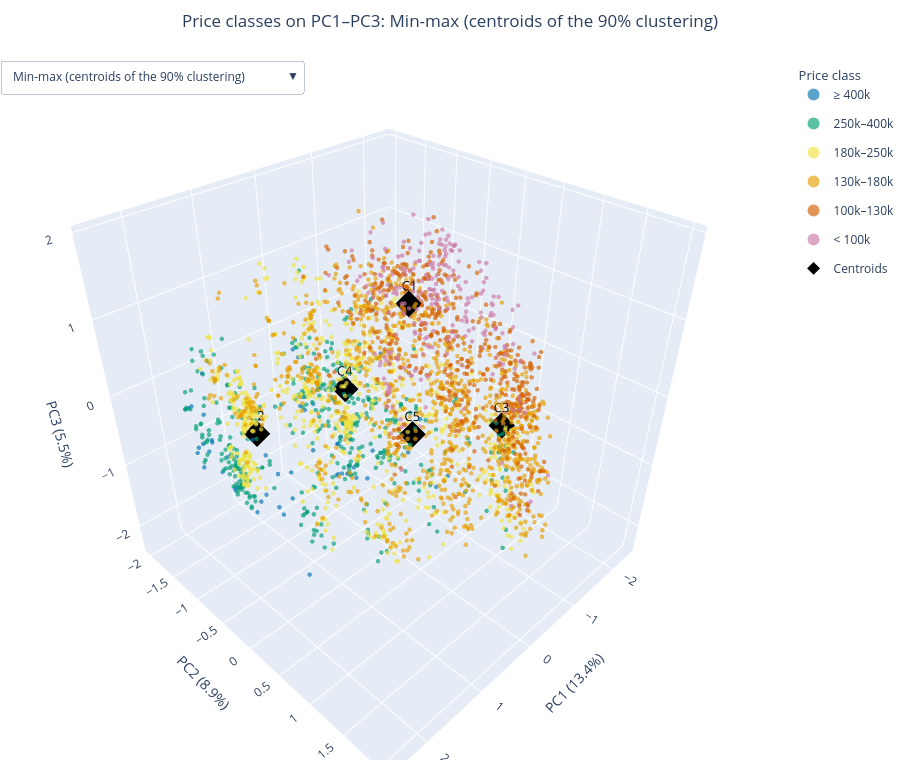

Notebook cell for this chart:
### Markdown cell above
### Bonus b: the same plot, colored by price class
The points are the same as above, but colored by the six price classes of Lab 2: ≥ 400k blue, 250k–400k green, 180k–250k yellow, 130k–180k light orange, 100k–130k dark orange and < 100k pink. The black diamonds are the centroids of the 90% clustering of the selected preparation. The price was not used for the PCA or the clustering.

### Code cell
price_names = list(reversed(CLASS_NAMES))
price_colors = list(reversed(PRICE_COLORS))
# Classes are numbered from the most expensive, so the legend starts with the blue class
price_groups = (len(CLASS_NAMES) - 1 - y_complete).to_numpy()

views = []
for name, (pca, reduced, counts) in fits.items():
    traces = point_traces(reduced, price_groups, price_names, price_colors, "Price class")
    traces.append(centroid_trace(models[name][THRESHOLD]))
    views.append((f"{name} (centroids of the 90% clustering)", traces, axis_titles(pca)))

price_figure = dropdown_figure(views, "Price classes on PC1–PC3")
price_figure.show()

### Figure 1 — Plotly figure (JSON) as saved in the notebook; plotly's stock layout.template omitted (floating-point values rounded to 4 significant figures; data arrays with more than 128 entries replaced by an {"elided": "..."} marker saying what was removed)
{"data": [{"customdata": {"elided": "62x3 float values"}, "hovertemplate": "≥ 400k<br>Price: $%{customdata[0]:,.0f}<br>Overall Qual: %{customdata[1]}<br>Year Built: %{customdata[2]}<extra></extra>", "legendgroup": "≥ 400k", "legendgrouptitle": {"text": "Price class"}, "marker": {"color": "#0072B2", "opacity": 0.65, "size": 2.6}, "mode": "markers", "name": "≥ 400k", "type": "scatter3d", "visible": true, "x": [1.46, 2.303, 2.027, 1.618, 2.183, 1.937, 2.225, 1.915, 1.795, 1.169, 1.383, 1.929, 2.201, 1.95, 1.838, 1.456, 1.888, 1.968, 1.774, 0.6821, 1.268, 2.229, 2.49, 1.895, 1.523, 1.16, 1.912, 1.977, 1.848, 2.278, 1.784, 1.612, 1.567, 1.958, 1.985, 2.271, 2.077, 1.137, 1.858, 1.903, 1.213, 0.7283, 1.703, 2.16, 2.348, 1.795, 1.667, 2.395, 2.188, 2.304, 1.811, 2.318, 1.871, 1.948, 2.013, 1.566, 1.942, 1.234, 1.798, 1.811, -1.222, -0.7682], "y": [-0.506, 0.8343, 0.9818, -0.126, 0.8795, -0.8621, -1.093, 0.9536, 0.8748, 1.524, -0.8299, 0.9152, -1.068, -1.123, 1.067, 1.147, -0.8242, -0.3927, 0.9424, 1.315, 1.179, -1.159, -0.6295, 0.8946, -0.506, 1.161, -1.049, -0.7664, 0.9242, 0.9375, 0.9878, 1.187, 0.6928, -0.2023, 0.9612, 0.8738, 0.6528, -0.9177, 1.224, 0.9365, -0.5904, 0.9742, 1.16, -0.9141, -0.7935, -0.7426, -0.7027, -0.579, -0.9733, -0.9467, 0.9439, -0.6025, 0.3295, 1.05, -0.2416, -0.007161, -0.7965, -0.325, 0.3195, -1.315, -1.32, -0.8107], "z": [-1.364, 1.276, 0.4516, -0.4031, 1.27, -0.4683, 0.2042, 0.8313, 0.8813, 0.2101, -0.6978, 0.7333, 0.2295, -0.4067, 0.3796, 0.5371, -0.9117, -0.9662, 0.7358, -0.03388, 0.4409, 0.1525, 0.06001, 0.7075, -1.213, 0.4088, -0.8153, -0.8424, 1.004, 0.8406, 0.4291, 0.6358, 0.6784, -0.5895, 0.4334, 1.379, 1.039, -1.16, 0.4809, 0.3842, -1.299, 0.5102, 0.6909, 0.1837, -0.3731, -0.7227, -0.265, -0.008388, -0.2303, -0.2862, 0.4337, 0.09183, 1.454, 0.4758, -0.6843, -1.92, -0.9209, -1.329, 1.338, 0.3782, 0.1609, -0.1049]}, {"customdata": {"elided": "397x3 float values"}, "hovertemplate": "250k–400k<br>Price: $%{customdata[0]:,.0f}<br>Overall Qual: %{customdata[1]}<br>Year Built: %{customdata[2]}<extra></extra>", "legendgroup": "250k–400k", "marker": {"color": "#009E73", "opacity": 0.65, "size": 2.6}, "mode": "markers", "name": "250k–400k", "type": "scatter3d", "visible": true, "x": {"elided": "397 float values"}, "y": {"elided": "397 float values"}, "z": {"elided": "397 float values"}}, {"customdata": {"elided": "684x3 float values"}, "hovertemplate": "180k–250k<br>Price: $%{customdata[0]:,.0f}<br>Overall Qual: %{customdata[1]}<br>Year Built: %{customdata[2]}<extra></extra>", "legendgroup": "180k–250k", "marker": {"color": "#F0E442", "opacity": 0.65, "size": 2.6}, "mode": "markers", "name": "180k–250k", "type": "scatter3d", "visible": true, "x": {"elided": "684 float values"}, "y": {"elided": "684 float values"}, "z": {"elided": "684 float values"}}, {"customdata": {"elided": "1035x3 float values"}, "hovertemplate": "130k–180k<br>Price: $%{customdata[0]:,.0f}<br>Overall Qual: %{customdata[1]}<br>Year Built: %{customdata[2]}<extra></extra>", "legendgroup": "130k–180k", "marker": {"color": "#E69F00", "opacity": 0.65, "size": 2.6}, "mode": "markers", "name": "130k–180k", "type": "scatter3d", "visible": true, "x": {"elided": "1035 float values"}, "y": {"elided": "1035 float values"}, "z": {"elided": "1035 float values"}}, {"customdata": {"elided": "509x3 float values"}, "hovertemplate": "100k–130k<br>Price: $%{customdata[0]:,.0f}<br>Overall Qual: %{customdata[1]}<br>Year Built: %{customdata[2]}<extra></extra>", "legendgroup": "100k–130k", "marker": {"color": "#D55E00", "opacity": 0.65, "size": 2.6}, "mode": "markers", "name": "100k–130k", "type": "scatter3d", "visible": true, "x": {"elided": "509 float values"}, "y": {"elided": "509 float values"}, "z": {"elided": "509 float values"}}, {"customdata": {"elided": "236x3 float values"}, "hovertemplate": "< 100k<br>Price: $%{customdata[0]:,.0f}<br>Overall Qual: %{customdata[1]}<br>Year Built: %{customdata[2]}<extra></extra>", "legendgroup": "< 100k", "marker": {"color": "#CC79A7", "opacity": 0.65, "size": 2.6}, "mode": "markers", "name": "< 100k", "type": "scatter3d", "visible": true, "x": {"elided": "236 float values"}, "y": {"elided": "236 float values"}, "z": {"elided": "236 float values"}}, {"hovertemplate": "Centroid %{text}<extra></extra>", "marker": {"color": "black", "line": {"color": "white", "width": 2}, "size": 9, "symbol": "diamond"}, "mode": "markers+text", "name": "Centroids", "text": ["C1", "C2", "C3", "C4", "C5"], "textfont": {"color": "black", "size": 13}, "textposition": "top center", "type": "scatter3d", "visible": true, "x": [-1.401, 1.361, -0.5102, 1.269, -0.4266], "y": [-0.8624, -0.9839, 1.181, 0.4246, -0.01124], "z": [0.3727, -0.4767, -0.01189, 0.8229, -0.764]}, {"customdata": {"elided": "62x3 float values"}, "hovertemplate": "≥ 400k<br>Price: $%{customdata[0]:,.0f}<br>Overall Qual: %{customdata[1]}<br>Year Built: %{customdata[2]}<extra></extra>", "legendgroup": "≥ 400k", "legendgrouptitle": {"text": "Price class"}, "marker": {"color": "#0072B2", "opacity": 0.65, "size": 2.6}, "mode": "markers", "name": "≥ 400k", "type": "scatter3d", "visible": false, "x": [8.547, 8.892, 9.769, 6.728, 7.916, 8.415, 8.3, 8.394, 6.945, 7.159, 7.978, 9.12, 7.893, 7.013, 7.812, 9.173, 6.183, 6.152, 7.901, 7.417, 7.156, 7.607, 7.528, 7.849, 8.568, 8.355, 7.487, 6.601, 7.558, 9.02, 6.641, 7.181, 6.878, 7.899, 7.859, 8.596, 6.383, 6.79, 8.993, 8.663, 6.44, 6.143, 7.623, 6.732, 7.51, 8.052, 7.535, 7.886, 6.947, 7.595, 7.399, 6.611, 7.691, 7.814, 8.056, 9.14, 7.003, 8.351, 6.84, 7.19, 4.092, 3.204], "y": [2.763, -1.336, -0.3151, 2.119, -1.881, 2.485, 5.536, -2.665, -1.322, -0.5606, 0.7437, -2.439, 4.994, 2.078, -1.381, -2.051, 3.184, 0.1409, -2.044, -1.579, -2.546, 0.803, 1.616, -1.682, 2.123, -3.773, 1.57, 2.135, -2.294, -0.08658, -2.806, -1.399, 1.525, 0.4653, -1.649, -1.422, -1.986, 3.725, -2.163, -0.7831, 2.342, 1.312, -2.6, 2.264, 1.872, 5.737, 3.792, 2.126, 4.83, 4.493, -1.085, 1.643, -1.449, -2.619, 1.701, 2.835, 1.866, 1.503, -1.998, 1.77, 6.089, 4.829], "z": [5.245, 2.282, 3.735, 2.024, 0.8303, 2.151, 0.8449, 3.661, 0.636, 0.8705, 1.19, 2.829, 0.7743, 1.162, 3.142, 3.071, 2.235, 3.043, 2.356, 1.916, 0.8877, 0.3509, 0.4282, 3.637, 1.808, 4.113, 1.706, 1.773, 2.978, 3.628, 1.508, 1.226, 0.2955, 1.344, 1.593, 2.402, 1.241, 0.8769, 1.57, 1.98, 1.258, 4.004, 0.5272, 0.961, 0.9959, 0.6254, 0.8958, 1.32, 0.2032, 0.02996, 2.058, 1.099, 0.2785, 2.335, 1.805, 4.41, 1.228, 6.097, 0.5544, 1.178, 5.1, 3.337]}, {"customdata": {"elided": "397x3 float values"}, "hovertemplate": "250k–400k<br>Price: $%{customdata[0]:,.0f}<br>Overall Qual: %{customdata[1]}<br>Year Built: %{customdata[2]}<extra></extra>", "legendgroup": "250k–400k", "marker": {"color": "#009E73", "opacity": 0.65, "size": 2.6}, "mode": "markers", "name": "250k–400k", "type": "scatter3d", "visible": false, "x": {"elided": "397 float values"}, "y": {"elided": "397 float values"}, "z": {"elided": "397 float values"}}, {"customdata": {"elided": "684x3 float values"}, "hovertemplate": "180k–250k<br>Price: $%{customdata[0]:,.0f}<br>Overall Qual: %{customdata[1]}<br>Year Built: %{customdata[2]}<extra></extra>", "legendgroup": "180k–250k", "marker": {"color": "#F0E442", "opacity": 0.65, "size": 2.6}, "mode": "markers", "name": "180k–250k", "type": "scatter3d", "visible": false, "x": {"elided": "684 float values"}, "y": {"elided": "684 float values"}, "z": {"elided": "684 float values"}}, {"customdata": {"elided": "1035x3 float values"}, "hovertemplate": "130k–180k<br>Price: $%{customdata[0]:,.0f}<br>Overall Qual: %{customdata[1]}<br>Year Built: %{customdata[2]}<extra></extra>", "legendgroup": "130k–180k", "marker": {"color": "#E69F00", "opacity": 0.65, "size": 2.6}, "mode": "markers", "name": "130k–180k", "type": "scatter3d", "visible": false, "x": {"elided": "1035 float values"}, "y": {"elided": "1035 float values"}, "z": {"elided": "1035 float values"}}, {"customdata": {"elided": "509x3 float values"}, "hovertemplate": "100k–130k<br>Price: $%{customdata[0]:,.0f}<br>Overall Qual: %{customdata[1]}<br>Year Built: %{customdata[2]}<extra></extra>", "legendgroup": "100k–130k", "marker": {"color": "#D55E00", "opacity": 0.65, "size": 2.6}, "mode": "markers", "name": "100k–130k", "type": "scatter3d", "visible": false, "x": {"elided": "509 float values"}, "y": {"elided": "509 float values"}, "z": {"elided": "509 float values"}}, {"customdata": {"elided": "236x3 float values"}, "hovertemplate": "< 100k<br>Price: $%{customdata[0]:,.0f}<br>Overall Qual: %{customdata[1]}<br>Year Built: %{customdata[2]}<extra></extra>", "legendgroup": "< 100k", "marker": {"color": "#CC79A7", "opacity": 0.65, "size": 2.6}, "mode": "markers", "name": "< 100k", "type": "scatter3d", "visible": false, "x": {"elided": "236 float values"}, "y": {"elided": "236 float values"}, "z": {"elided": "236 float values"}}, {"hovertemplate": "Centroid %{text}<extra></extra>", "marker": {"color": "black", "line": {"color": "white", "width": 2}, "size": 9, "symbol": "diamond"}, "mode": "markers+text", "name": "Centroids", "text": ["C1", "C2", "C3", "C4", "C5"], "textfont": {"color": "black", "size": 13}, "textposition": "top center", "type": "scatter3d", "visible": false, "x": [-3.13, 3.741, -5.562, -1.15, 2.713], "y": [1.074, -1.167, 1.459, -1.745, 1.9], "z": [0.182, -0.4219, -0.1881, 0.6406, -0.5999]}, {"customdata": {"elided": "62x3 float values"}, "hovertemplate": "≥ 400k<br>Price: $%{customdata[0]:,.0f}<br>Overall Qual: %{customdata[1]}<br>Year Built: %{customdata[2]}<extra></extra>", "legendgroup": "≥ 400k", "legendgrouptitle": {"text": "Price class"}, "marker": {"color": "#0072B2", "opacity": 0.65, "size": 2.6}, "mode": "markers", "name": "≥ 400k", "type": "scatter3d", "visible": false, "x": [1.479, 2.314, 2.053, 1.642, 2.195, 1.962, 2.247, 1.931, 1.821, 1.189, 1.446, 1.935, 2.24, 2.004, 1.864, 1.5, 1.928, 1.998, 1.813, 0.7303, 1.289, 2.268, 2.507, 1.912, 1.573, 1.184, 1.848, 1.999, 1.771, 2.306, 1.803, 1.629, 1.6, 1.98, 2.001, 2.263, 2.093, 1.172, 1.86, 1.929, 1.25, 0.7511, 1.719, 2.192, 2.355, 1.807, 1.705, 2.324, 2.218, 2.233, 1.838, 2.248, 1.914, 1.962, 1.948, 1.591, 1.961, 1.266, 1.847, 1.869, -1.137, -0.7163], "y": [-0.4764, 0.855, 0.9962, -0.104, 0.901, -0.8379, -1.064, 0.97, 0.8868, 1.529, -0.8229, 0.9335, -1.044, -1.104, 1.08, 1.151, -0.8063, -0.3671, 0.9509, 1.312, 1.186, -1.138, -0.6012, 0.9101, -0.4947, 1.167, -1.004, -0.7438, 0.9633, 0.9612, 1.002, 1.199, 0.7016, -0.1822, 0.9779, 0.8994, 0.671, -0.9035, 1.243, 0.9484, -0.5793, 0.9769, 1.172, -0.8926, -0.7613, -0.7126, -0.6848, -0.5266, -0.9473, -0.8932, 0.9577, -0.5518, 0.3403, 1.067, -0.1952, 0.01798, -0.7754, -0.3076, 0.3314, -1.301, -1.328, -0.8084], "z": [-1.352, 1.282, 0.4571, -0.3912, 1.274, -0.4586, 0.2184, 0.835, 0.8828, 0.2124, -0.6959, 0.7394, 0.2398, -0.4031, 0.3825, 0.5397, -0.905, -0.9625, 0.7377, -0.03702, 0.4422, 0.1582, 0.07004, 0.7116, -1.204, 0.4125, -0.8, -0.8355, 1.015, 0.8423, 0.4321, 0.639, 0.6798, -0.5801, 0.4361, 1.386, 1.041, -1.153, 0.486, 0.3893, -1.289, 0.5161, 0.694, 0.1945, -0.3609, -0.7058, -0.2553, 0.007611, -0.2203, -0.2663, 0.4349, 0.1073, 1.454, 0.4775, -0.6681, -1.906, -0.9109, -1.315, 1.336, 0.3818, 0.1686, -0.09429]}, {"customdata": {"elided": "397x3 float values"}, "hovertemplate": "250k–400k<br>Price: $%{customdata[0]:,.0f}<br>Overall Qual: %{customdata[1]}<br>Year Built: %{customdata[2]}<extra></extra>", "legendgroup": "250k–400k", "marker": {"color": "#009E73", "opacity": 0.65, "size": 2.6}, "mode": "markers", "name": "250k–400k", "type": "scatter3d", "visible": false, "x": {"elided": "397 float values"}, "y": {"elided": "397 float values"}, "z": {"elided": "397 float values"}}, {"customdata": {"elided": "684x3 float values"}, "hovertemplate": "180k–250k<br>Price: $%{customdata[0]:,.0f}<br>Overall Qual: %{customdata[1]}<br>Year Built: %{customdata[2]}<extra></extra>", "legendgroup": "180k–250k", "marker": {"color": "#F0E442", "opacity": 0.65, "size": 2.6}, "mode": "markers", "name": "180k–250k", "type": "scatter3d", "visible": false, "x": {"elided": "684 float values"}, "y": {"elided": "684 float values"}, "z": {"elided": "684 float values"}}, {"customdata": {"elided": "1035x3 float values"}, "hovertemplate": "130k–180k<br>Price: $%{customdata[0]:,.0f}<br>Overall Qual: %{customdata[1]}<br>Year Built: %{customdata[2]}<extra></extra>", "legendgroup": "130k–180k", "marker": {"color": "#E69F00", "opacity": 0.65, "size": 2.6}, "mode": "markers", "name": "130k–180k", "type": "scatter3d", "visible": false, "x": {"elided": "1035 float values"}, "y": {"elided": "1035 float values"}, "z": {"elided": "1035 float values"}}, {"customdata": {"elided": "509x3 float values"}, "hovertemplate": "100k–130k<br>Price: $%{customdata[0]:,.0f}<br>Overall Qual: %{customdata[1]}<br>Year Built: %{customdata[2]}<extra></extra>", "legendgroup": "100k–130k", "marker": {"color": "#D55E00", "opacity": 0.65, "size": 2.6}, "mode": "markers", "name": "100k–130k", "type": "scatter3d", "visible": false, "x": {"elided": "509 float values"}, "y": {"elided": "509 float values"}, "z": {"elided": "509 float values"}}, {"customdata": {"elided": "236x3 float values"}, "hovertemplate": "< 100k<br>Price: $%{customdata[0]:,.0f}<br>Overall Qual: %{customdata[1]}<br>Year Built: %{customdata[2]}<extra></extra>", "legendgroup": "< 100k", "marker": {"color": "#CC79A7", "opacity": 0.65, "size": 2.6}, "mode": "markers", "name": "< 100k", "type": "scatter3d", "visible": false, "x": {"elided": "236 float values"}, "y": {"elided": "236 float values"}, "z": {"elided": "236 float values"}}, {"hovertemplate": "Centroid %{text}<extra></extra>", "marker": {"color": "black", "line": {"color": "white", "width": 2}, "size": 9, "symbol": "diamond"}, "mode": "markers+text", "name": "Centroids", "text": ["C1", "C2", "C3", "C4", "C5"], "textfont": {"color": "black", "size": 13}, "textposition": "top center", "type": "scatter3d", "visible": false, "x": [1.273, -0.5306, 1.39, -1.411, -0.4366], "y": [0.4296, 1.178, -0.9755, -0.881, -0.02281], "z": [0.8229, -0.01342, -0.477, 0.3826, -0.7644]}, {"customdata": {"elided": "62x3 float values"}, "hovertemplate": "≥ 400k<br>Price: $%{customdata[0]:,.0f}<br>Overall Qual: %{customdata[1]}<br>Year Built: %{customdata[2]}<extra></extra>", "legendgroup": "≥ 400k", "legendgrouptitle": {"text": "Price class"}, "marker": {"color": "#0072B2", "opacity": 0.65, "size": 2.6}, "mode": "markers", "name": "≥ 400k", "type": "scatter3d", "visible": false, "x": [8.333, 8.766, 9.444, 6.556, 7.863, 8.369, 8.166, 8.271, 6.934, 7.17, 7.796, 8.875, 7.78, 6.87, 7.648, 8.836, 6.152, 6.131, 7.578, 7.352, 7.173, 7.578, 7.541, 7.698, 8.408, 8.177, 7.29, 6.642, 7.266, 8.793, 6.575, 7.192, 6.867, 7.844, 7.864, 8.409, 6.425, 6.791, 8.899, 8.372, 6.345, 5.691, 7.634, 6.646, 7.515, 7.952, 7.438, 7.649, 6.959, 7.373, 7.405, 6.426, 7.533, 7.861, 7.815, 8.892, 6.955, 8.135, 6.65, 6.935, 3.805, 3.045], "y": [2.523, -1.397, -0.4858, 1.827, -1.887, 2.296, 5.263, -2.697, -1.339, -0.554, 0.463, -2.541, 4.726, 1.808, -1.453, -2.274, 2.973, 0.124, -2.265, -1.636, -2.531, 0.6537, 1.429, -1.744, 1.78, -3.852, 1.346, 2.005, -2.382, -0.08368, -2.832, -1.379, 1.542, 0.3181, -1.64, -1.469, -1.936, 3.592, -2.186, -0.9524, 2.042, 1.168, -2.597, 1.963, 1.664, 5.395, 3.597, 1.913, 4.637, 4.193, -1.081, 1.472, -1.596, -2.579, 1.493, 2.427, 1.615, 1.095, -2.144, 1.454, 5.552, 4.461], "z": [4.018, 2.018, 3.228, 1.608, 0.8049, 1.852, 0.6529, 3.445, 0.6878, 0.8839, 0.9424, 2.398, 0.6939, 0.9179, 2.978, 2.57, 2.195, 2.406, 1.999, 1.899, 0.8908, 0.2003, 0.2059, 3.273, 1.479, 3.567, 1.619, 1.658, 3.004, 3.011, 1.311, 1.229, 0.4743, 1.142, 1.563, 2.24, 1.379, 0.8602, 1.4, 1.568, 0.8705, 3.48, 0.5739, 0.6479, 0.6685, 0.3211, 0.7351, 1.27, 0.1307, -0.03234, 1.969, 1.115, 0.2564, 2.334, 1.638, 3.631, 0.8263, 5.324, 0.4854, 0.9007, 4.594, 2.863]}, {"customdata": {"elided": "397x3 float values"}, "hovertemplate": "250k–400k<br>Price: $%{customdata[0]:,.0f}<br>Overall Qual: %{customdata[1]}<br>Year Built: %{customdata[2]}<extra></extra>", "legendgroup": "250k–400k", "marker": {"color": "#009E73", "opacity": 0.65, "size": 2.6}, "mode": "markers", "name": "250k–400k", "type": "scatter3d", "visible": false, "x": {"elided": "397 float values"}, "y": {"elided": "397 float values"}, "z": {"elided": "397 float values"}}, {"customdata": {"elided": "684x3 float values"}, "hovertemplate": "180k–250k<br>Price: $%{customdata[0]:,.0f}<br>Overall Qual: %{customdata[1]}<br>Year Built: %{customdata[2]}<extra></extra>", "legendgroup": "180k–250k", "marker": {"color": "#F0E442", "opacity": 0.65, "size": 2.6}, "mode": "markers", "name": "180k–250k", "type": "scatter3d", "visible": false, "x": {"elided": "684 float values"}, "y": {"elided": "684 float values"}, "z": {"elided": "684 float values"}}, {"customdata": {"elided": "1035x3 float values"}, "hovertemplate": "130k–180k<br>Price: $%{customdata[0]:,.0f}<br>Overall Qual: %{customdata[1]}<br>Year Built: %{customdata[2]}<extra></extra>", "legendgroup": "130k–180k", "marker": {"color": "#E69F00", "opacity": 0.65, "size": 2.6}, "mode": "markers", "name": "130k–180k", "type": "scatter3d", "visible": false, "x": {"elided": "1035 float values"}, "y": {"elided": "1035 float values"}, "z": {"elided": "1035 float values"}}, {"customdata": {"elided": "509x3 float values"}, "hovertemplate": "100k–130k<br>Price: $%{customdata[0]:,.0f}<br>Overall Qual: %{customdata[1]}<br>Year Built: %{customdata[2]}<extra></extra>", "legendgroup": "100k–130k", "marker": {"color": "#D55E00", "opacity": 0.65, "size": 2.6}, "mode": "markers", "name": "100k–130k", "type": "scatter3d", "visible": false, "x": {"elided": "509 float values"}, "y": {"elided": "509 float values"}, "z": {"elided": "509 float values"}}, {"customdata": {"elided": "236x3 float values"}, "hovertemplate": "< 100k<br>Price: $%{customdata[0]:,.0f}<br>Overall Qual: %{customdata[1]}<br>Year Built: %{customdata[2]}<extra></extra>", "legendgroup": "< 100k", "marker": {"color": "#CC79A7", "opacity": 0.65, "size": 2.6}, "mode": "markers", "name": "< 100k", "type": "scatter3d", "visible": false, "x": {"elided": "236 float values"}, "y": {"elided": "236 float values"}, "z": {"elided": "236 float values"}}, {"hovertemplate": "Centroid %{text}<extra></extra>", "marker": {"color": "black", "line": {"color": "white", "width": 2}, "size": 9, "symbol": "diamond"}, "mode": "markers+text", "name": "Centroids", "text": ["C1", "C2", "C3", "C4", "C5"], "textfont": {"color": "black", "size": 13}, "textposition": "top center", "type": "scatter3d", "visible": false, "x": [-3.209, -5.598, 3.812, -1.074, 2.746], "y": [1.025, 1.45, -1.17, -1.671, 1.855], "z": [0.06539, -0.4274, -0.5114, 0.9033, -0.7166]}], "layout": {"height": 760, "legend": {"groupclick": "toggleitem", "itemsizing": "constant"}, "margin": {"b": 0, "l": 0, "r": 0, "t": 60}, "scene": {"aspectmode": "cube", "xaxis": {"title": {"text": "PC1 (13.4%)"}}, "yaxis": {"title": {"text": "PC2 (8.9%)"}}, "zaxis": {"title": {"text": "PC3 (5.5%)"}}}, "title": {"text": "Price classes on PC1–PC3: Min-max (centroids of the 90% clustering)", "x": 0.5, "xanchor": "center", "y": 0.98}, "updatemenus": [{"buttons": [{"args": [{"visible": [true, true, true, true, true, true, true, false, false, false, false, false, false, false, false, false, false, false, false, false, false, false, false, false, false, false, false, false]}, {"scene.xaxis.title.text": "PC1 (13.4%)", "scene.yaxis.title.text": "PC2 (8.9%)", "scene.zaxis.title.text": "PC3 (5.5%)", "title.text": "Price classes on PC1–PC3: Min-max (centroids of the 90% clustering)"}], "label": "Min-max (centroids of the 90% clustering)", "method": "update"}, {"args": [{"visible": [false, false, false, false, false, false, false, true, true, true, true, true, true, true, false, false, false, false, false, false, false, false, false, false, false, false, false, false]}, {"scene.xaxis.title.text": "PC1 (18.3%)", "scene.yaxis.title.text": "PC2 (6.9%)", "scene.zaxis.title.text": "PC3 (5.2%)", "title.text": "Price classes on PC1–PC3: Z-score (centroids of the 90% clustering)"}], "label": "Z-score (centroids of the 90% clustering)", "method": "update"}, {"args": [{"visible": [false, false, false, false, false, false, false, false, false, false, false, false, false, false, true, true, true, true, true, true, true, false, false, false, false, false, false, false]}, {"scene.xaxis.title.text": "PC1 (13.5%)", "scene.yaxis.title.text": "PC2 (8.8%)", "scene.zaxis.title.text": "PC3 (5.4%)", "title.text": "Price classes on PC1–PC3: Min-max + log (centroids of the 90% clustering)"}], "label": "Min-max + log (centroids of the 90% clustering)", "method": "update"}, {"args": [{"visible": [false, false, false, false, false, false, false, false, false, false, false, false, false, false, false, false, false, false, false, false, false, true, true, true, true, true, true, true]}, {"scene.xaxis.title.text": "PC1 (18.7%)", "scene.yaxis.title.text": "PC2 (6.9%)", "scene.zaxis.title.text": "PC3 (5.4%)", "title.text": "Price classes on PC1–PC3: Z-score + log (centroids of the 90% clustering)"}], "label": "Z-score + log (centroids of the 90% clustering)", "method": "update"}], "x": 0, "xanchor": "left", "y": 1.0, "yanchor": "top"}]}}
